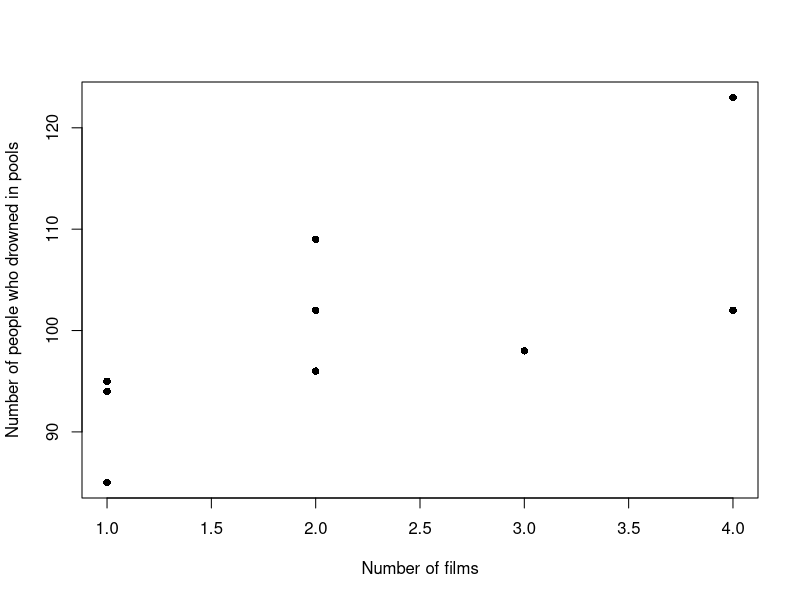

The R source for this figure:
#-----------------------------
# phys
#-----------------------------

phys <- read.csv("phys1.csv")

### sample correlation for different gender
physM <- subset(phys, Gender == "Male", data = phys)
physF <- subset(phys, Gender == "Female", data = phys)

cor.test(physM$Power1, physM$Weight)



#---------------------------------------------------------------------------------
#---------------------------------------------------------------------------------
# Nicholas Cage films and people drowning

Cage <- read.csv("Cage.csv")

names(Cage)

plot(NumDrowned ~ NumFilms, data = Cage, xlab = "Number of films",
     ylab = "Number of people who drowned in pools", pch = 16)

cor.test(Cage$NumDrowned, Cage$NumFilms)

#---------------------------------------------------------------------------------
